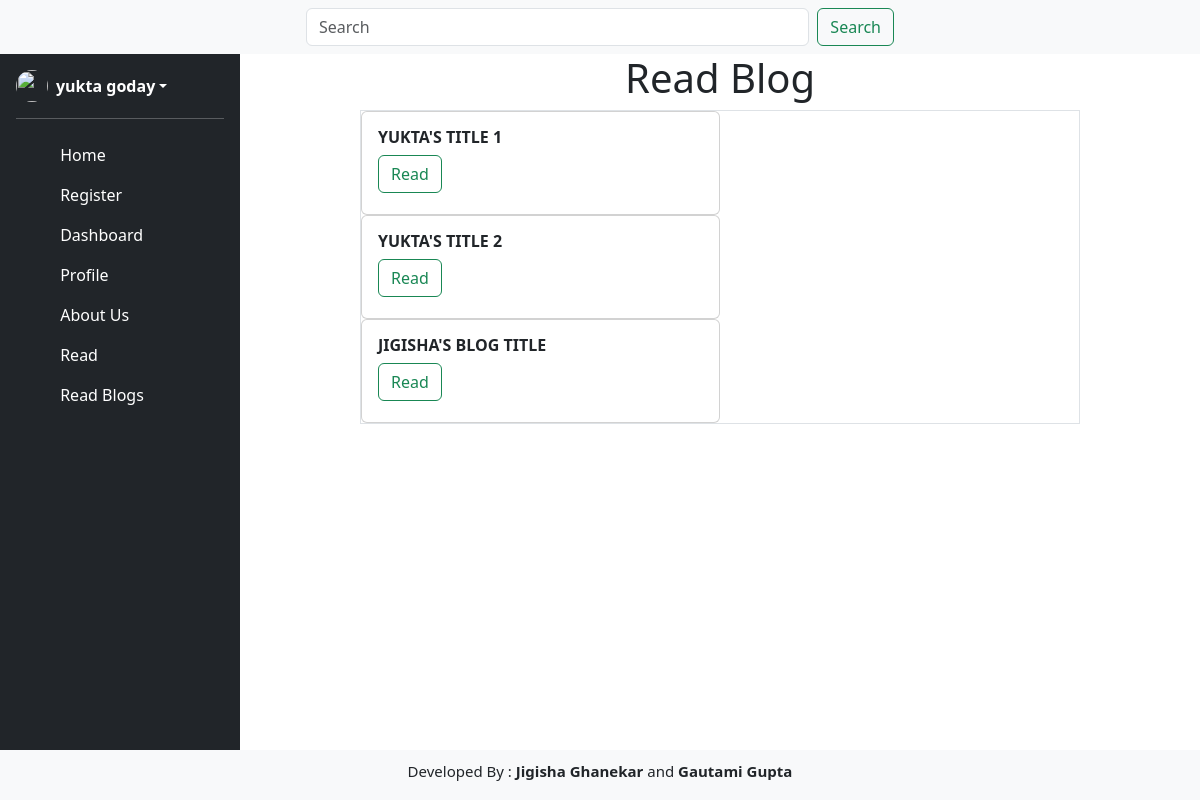
The page /blog_read (signed in) on the database its author committed.
### app.py (models this page shows, shortened)
class Blog(db.Model):
    blog_id = db.Column(db.Integer, primary_key=True)
    blog_title = db.Column(db.String(300), nullable=False)
    blog_body = db.Column(db.Text, nullable=True)
    published_time = db.Column(db.Date, default=datetime.datetime.now())
    user_id = db.Column(db.Integer, db.ForeignKey('user.user_id'), nullable=False)

### app.py (the view)
@app.route('/blog_read', methods=['GET','POST'])
def blog_read():
    blog=Blog.query.all()
    return render_template('blog_read.html', blog=blog)

### app.py (called while the page is built)
def is_logged_in():
    return 'logged_in' in session

def get_logged_in_user():
    if 'logged_in' in session and 'email' in session:
        return {'email': session['email'], 'name': session['name']}
    return None

@app.context_processor
def inject_user():
    return dict(logged_in=is_logged_in(), user=get_logged_in_user())

### templates/blog_read.html (shortened to what this page needs)
{% extends "index.html" %}
{% block blog_read %}
<h1 class="text-center">Read Blog</h1>
<div class="blog_read w-75 border mx-auto my-2">
    {% for b in blog %}
        <div class="card w-50" style="min-height: 6.5rem;">
            <div class="card-body">
                <h1 class="card-title fw-bold text-uppercase" style="font-size: 16px">{{b.blog_title}}</h1>
                    <button type="button" class="btn btn-outline-success" data-bs-toggle="modal" data-bs-target="#blogModal{{b.blog_id}}">
                        Read
                    </button>
            </div>
        </div>
        {% endfor %}
</div>
{% endblock blog_read %}

### rows shown on the page
Blog: blog_title "YUKTA'S TITLE 1"
Blog: blog_title "YUKTA'S TITLE 2"
Blog: blog_title "JIGISHA'S BLOG TITLE"

### other values the page prints
{{ user.name }} "yukta goday"
